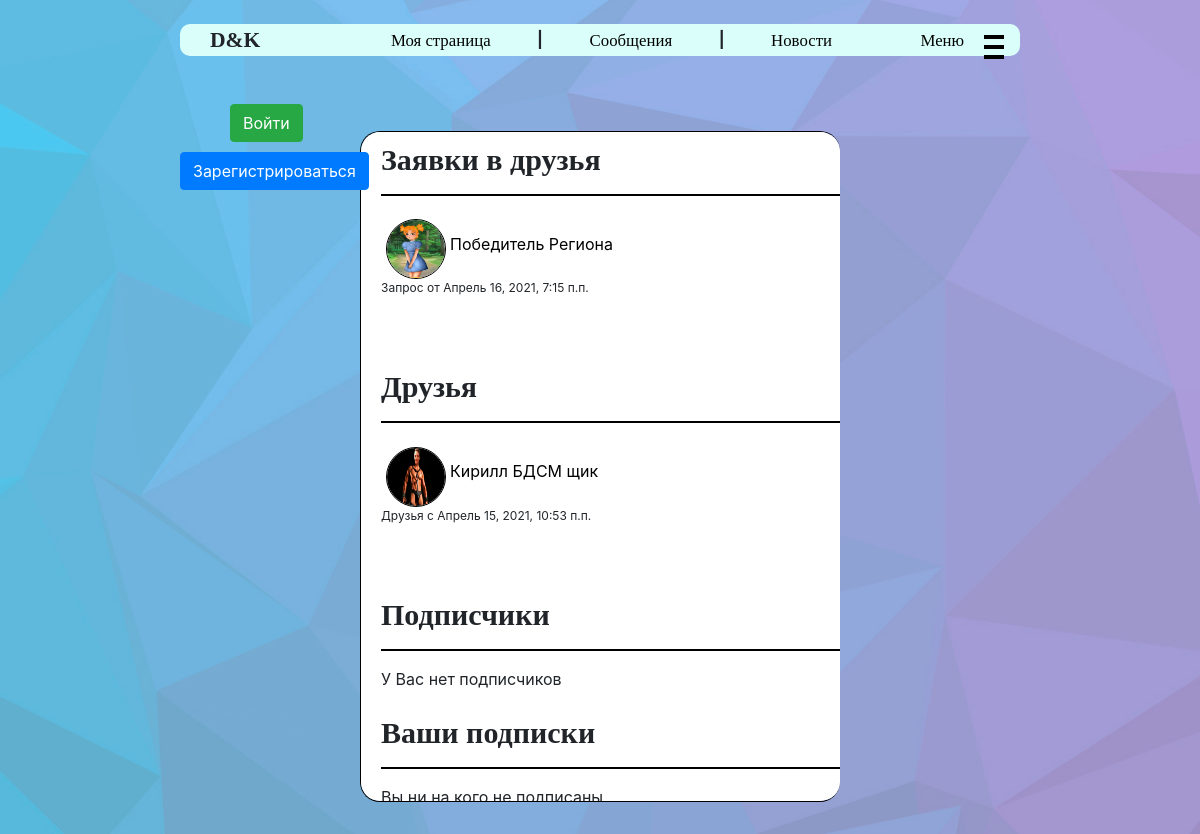
The app's page /friends/14, older data.
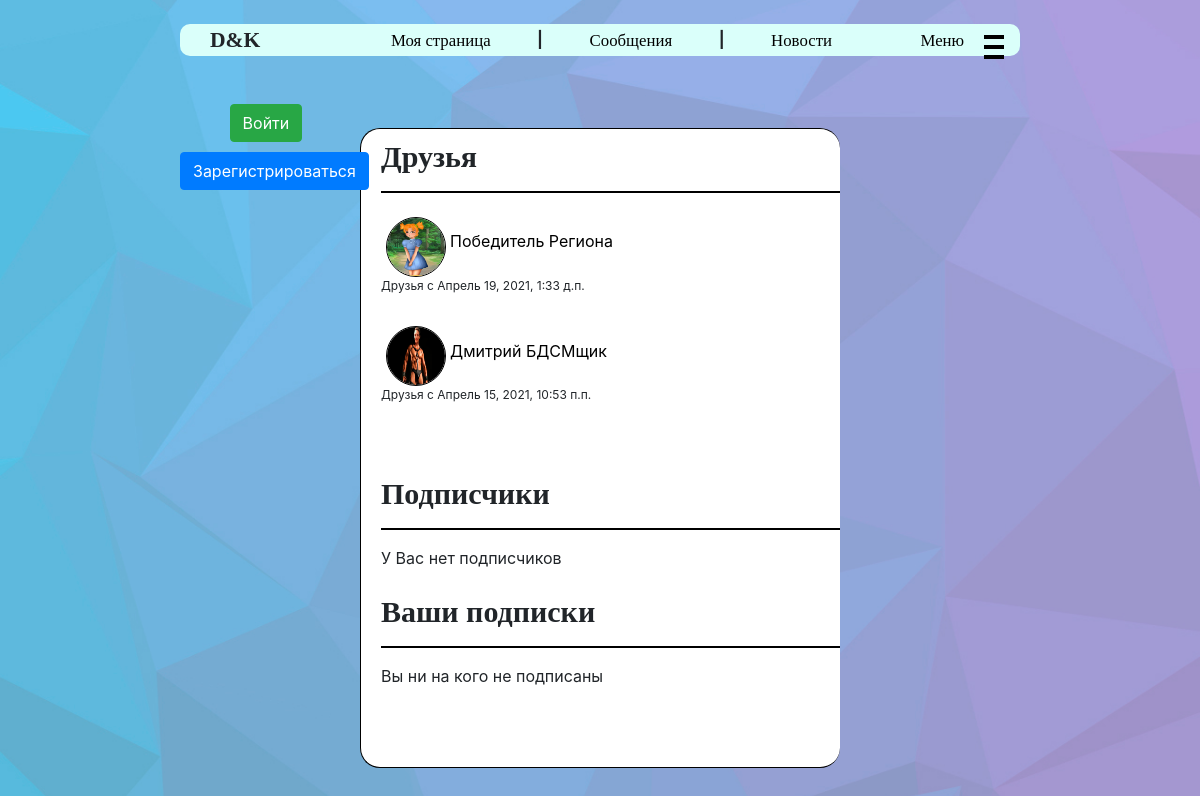
The same page, newer data.
### user_manager/models.py (models this page shows, shortened)
class FriendRequest(models.Model):
    requester = models.ForeignKey(User, on_delete=models.CASCADE,
                                  verbose_name="тот кто отправляет запрос",
                                  related_name="our_requests")
    friend = models.ForeignKey(User, on_delete=models.CASCADE,
                               verbose_name="кому отправлен запрос", related_name="FriendRequests")
    create_date = models.DateTimeField(verbose_name='дата создания', default=datetime.datetime.now)
    class Meta:
        verbose_name = "Запрос в друзья"
        verbose_name_plural = "Запросы в друзья"

class Profile(models.Model):
    user = models.OneToOneField(User, on_delete=models.CASCADE, related_name='profile')
    name = models.CharField(max_length=50, verbose_name="Имя", null=True, blank=False)
    surname = models.CharField(max_length=75, verbose_name="Фамилия", null=True, blank=False)
    bio = models.TextField(max_length=500, verbose_name="Описание", default="", null=True,
                           blank=False)
    avatar = models.ImageField(verbose_name="Фото", null=True, upload_to=avatars_directory)
    status = models.CharField(max_length=75, default="", verbose_name="Статус", null=True,
                              blank=False)
    birth_date = models.DateField(verbose_name='Дата рождения', null=True, blank=False)
    class Meta:
        ordering = ['name', 'surname', 'birth_date']
        verbose_name = "Профлиль пользователя"
        verbose_name_plural = "Профили пользователей"

class FriendShip(models.Model):
    creator = models.ForeignKey(User, on_delete=models.CASCADE, verbose_name="Первый друг",
                                related_name="creator")
    friend = models.ForeignKey(User, on_delete=models.CASCADE, verbose_name="Второй друг",
                               related_name="friends")
    create_date = models.DateTimeField(verbose_name='дата создания', default=datetime.datetime.now)
    class Meta:
        verbose_name = "Дружба"
        verbose_name_plural = "Дружбы"

### user_manager/views.py (the view)
# urls.py: path('friends/<int:user_id>', views.show_friends)
def show_friends(request, user_id):
    user = User.objects.filter(pk=user_id).first()
    friends = list(FriendShip.objects.filter(Q(creator=user) | Q(friend=user)).all())
    subscribers = list(SubscriberShip.objects.filter(author=user).all())
    subscribes = list(SubscriberShip.objects.filter(subscriber=user).all())
    reqs_to_you = list(FriendRequest.objects.filter(friend=user).all())
    your_reqs = list(FriendRequest.objects.filter(requester=user).all())
    return render(request, 'friends.html',
                  {'title': 'Друзья',
                   'friends': friends,
                   'subscribers': subscribers,
                   'subscribes': subscribes,
                   'reqs_to_you': reqs_to_you,
                   'your_reqs': your_reqs})

### user_manager/templates/friends.html (shortened to what this page needs)
{% extends "main.html" %}
{% block content %}
    {% load static %}
    <link rel="stylesheet" href="{% static 'css/friends.css' %}">
    {% if reqs_to_you %}
        <h1>Заявки в друзья</h1>
        <hr color="black">
        {% for req in reqs_to_you %}
            <a href="/homepage/{{ req.requester.id }}" class="author_url">
                <img src="{{ req.requester.profile.avatar.url }}" alt="Аватарка"
                     class="news_avatar comment-avatar">
                <span class="creator_name">{{ req.requester.profile.name }} {{ req.requester.profile.surname }}</span>
            </a>
            <div class="friendship_creation_date">Запрос от {{ req.create_date }}</div>
            <br>
        {% endfor %}
        <br><br>
    {% endif %}
    <h1>Друзья</h1>
    <hr color="black">
    {% if friends %}
        {% for friend in friends %}
            {% if friend.friend != user %}
                <a href="/homepage/{{ friend.friend.id }}" class="author_url">
                    <img src="{{ friend.friend.profile.avatar.url }}" alt="Аватарка"
                         class="news_avatar comment-avatar">
                    <span class="creator_name">{{ friend.friend.profile.name }} {{ friend.friend.profile.surname }}</span>
                </a>
            {% else %}
                <a href="/homepage/{{ friend.creator.id }}" class="author_url">
                    <img src="{{ friend.creator.profile.avatar.url }}" alt="Аватарка"
                         class="news_avatar comment-avatar">
                    <span class="creator_name">{{ friend.creator.profile.name }} {{ friend.creator.profile.surname }}</span>
                </a>
            {% endif %}
            <div class="friendship_creation_date">Друзья с {{ friend.create_date }}</div>
            <br>
        {% endfor %}
    {% else %}
        <span>У Вас ещё нет друзей...</span>
    {% endif %}
    <br><br>
    <h1>Подписчики</h1>
    <hr color="black">
    {% if subscribers %}
        {% for subscriber in subscribers %}
            <a href="/homepage/{{ subscriber.subscriber.id }}" class="author_url">
                <img src="{{ subscriber.subscriber.profile.avatar.url }}" alt="Аватарка"
                     class="news_avatar comment-avatar">
                <span class="creator_name">{{ subscriber.subscriber.profile.name }} {{ subscriber.subscriber.profile.surname }}</span>
            </a>
            <div class="friendship_creation_date">Подписан на Вас с {{ subscriber.create_date }}</div>
            <br>
        {% endfor %}
    {% else %}
        <span>У Вас нет подписчиков</span>
    {% endif %}
    <br><br>
    <h1>Ваши подписки</h1>
    <hr color="black">
    {% if subscribes %}
        {% for subscribe in subscribes %}
            <a href="/homepage/{{ subscribe.author.id }}" class="author_url">
                <img src="{{ subscribe.author.profile.avatar.url }}" alt="Аватарка"
                     class="news_avatar comment-avatar">
                <span class="creator_name">{{ subscribe.author.profile.name }} {{ subscribe.author.profile.surname }}</span>
            </a>
            <div class="friendship_creation_date">Вы подписаны с {{ subscribe.create_date }}</div>
            <br>
        {% endfor %}
    {% else %}
        <span>Вы ни на кого не подписаны</span>
    {% endif %}
{% endblock %}

### user_manager/templates/main.html (shortened to what this page needs)
<!DOCTYPE html>
<html lang="en">
<head>
    {% load static %}
    <link rel="stylesheet"
          href="https://maxcdn.bootstrapcdn.com/bootstrap/4.0.0/css/bootstrap.min.css"
>
    <link rel="stylesheet"
          href="https://cdn.jsdelivr.net/npm/bootstrap-icons@1.4.1/font/bootstrap-icons.css">
    <link rel="stylesheet" href="{% static 'css/style.css' %}">
</head>
<body>
<header>
    <br>
    <nav>
        <div class="logo scalable">D&K</div>
        {% if user.is_authenticated %}
            <a href="/homepage/{{ user.id }}" class="scalable">Моя страница</a>
            <span class="scalable">|</span>
        {% else %}
            <a href="/access_denied/" class="scalable">Моя страница</a>
            <span class="scalable">|</span>
        {% endif %}
        <a href="/messages/" class="scalable">Сообщения</a> <span class="scalable">|</span>
        <a href="/" class="scalable">Новости</a>
        <div class="menu_btn scalable">Меню</div>
    </nav>
    <div class="burger">
        <div class="brick"></div>
        <div class="brick middle"></div>
        <div class="brick"></div>
    </div>
    <br>
    {% block login %}
        <div class="log-btn">
            {% if user.is_authenticated %}
                <div>
                    <img src="{{ user.profile.avatar.url }}" alt="Аватарка" class="user_avatar">
                    <div class="user_info">
                        <div class="user_info_text">
                            {{ user.profile.name }} {{ user.profile.surname }}<br>
                            <a href="/logout/" class="logout btn btn-danger">Выйти</a>
                        </div>
                    </div>
                </div>
            {% else %}
                <p>
                    <a class="login btn btn-success" href="/login/">Войти</a><br>
                    <a class="register btn btn-primary " href="/register/">Зарегистрироваться</a>
                </p>
            {% endif %}
        </div>
    {% endblock %}
</header>
<div class="cont">
    {% block content %}
        {% load index %}
        {% load file_name %}
    {% endblock %}
</div>
</body>
</html>

### user_manager/static/css/style.css (style rules this page uses)
body { background: url("../img/bg.jpg") no-repeat no-repeat center center fixed; background-size: cover; }
nav:after { display: inline-block; height: 100%; vertical-align: middle; content: ""; }
nav .logo { font-family: "Segoe Print"; font-weight: bold; font-size: calc(0.6em + 1vw); margin-left: 30px; vertical-align: middle; display: inline-block; padding-right: 10%; }
nav { position: fixed; height: fit-content; background: #dafffa; width: 70%; margin-left: 15%; border-radius: 10px; }
nav a, .menu a, .menu_btn { margin: auto; vertical-align: middle; display: inline-block; text-decoration: none; color: black; font-family: "Segoe Print"; font-size: calc(0.3em + 1vw); padding-left: 5%; padding-right: 5%; cursor: pointer; }
nav span { font-weight: bold; }
.burger { cursor: pointer; position: fixed; margin-left: 82%; margin-top: calc(0.25em + 0.1vw); }
.brick { width: calc(0.5em + 1vw); height: 4px; margin-top: 6px; background: black; transition: 0.3s ease-out; }
.log-btn { width: fit-content; margin-left: 15%; }
.login { position: fixed; margin-left: calc(2.6em + 1vh); margin-top: calc(3em + 1vh); }
.register { position: fixed; margin-top: calc(4.5em + 1vh); }
.cont { padding-top: 10px; padding-left: 20px; margin-top: 7vh; margin-left: 30vw; overflow-y: scroll; width: 40vw; height: 80vh; background: white; border-radius: 20px; border-left: 1px solid black; border-top: 1px solid black; border-bottom: 1px solid black; }
.creator_name { text-decoration: none; color: black; cursor: pointer; }
.news_avatar { margin-left: calc(1em + 1vw); width: 40px; height: 40px; margin-top: calc(0.1em + 0.5vw); border-radius: 50px; border: 1px solid black; }
.comment-avatar { margin-left: 1%; }

### user_manager/static/css/friends.css (style rules this page uses)
h1 { font-family: "Segoe Print"; font-size: 30px; font-weight: bold; }
hr { height: 1px; }
.friendship_creation_date { font-size: 12px; margin-right: 15%; }
.news_avatar { width: 60px; height: 60px; }

Row changes from the older to the newer data that the page shows:
removed FriendRequest: requester.profile.avatar (placeholder picture), requester.profile.name "Победитель", requester.profile.surname "Региона", create_date "Апрель 16, 2021, 7:15 п.п."
added FriendShip: friend.profile.avatar (placeholder picture), friend.profile.name "Победитель", friend.profile.surname "Региона", create_date "Апрель 19, 2021, 1:33 д.п."
changed through a linked row, FriendShip: friend.profile.name "Кирилл" → "Дмитрий"; friend.profile.surname "БДСМ щик" → "БДСМщик"
Text that changed along with them:
text no longer shown: "Заявки в друзья"
